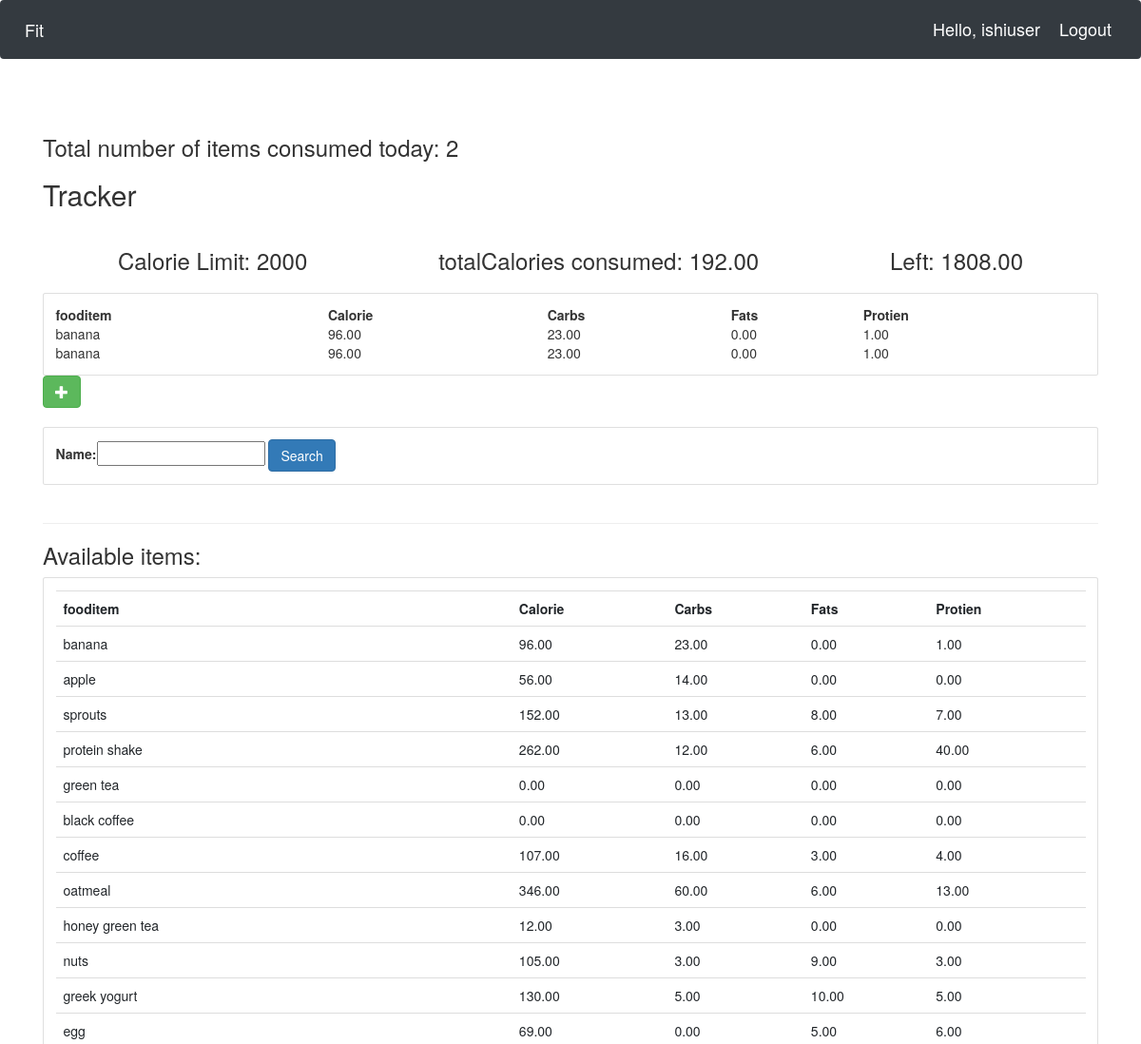
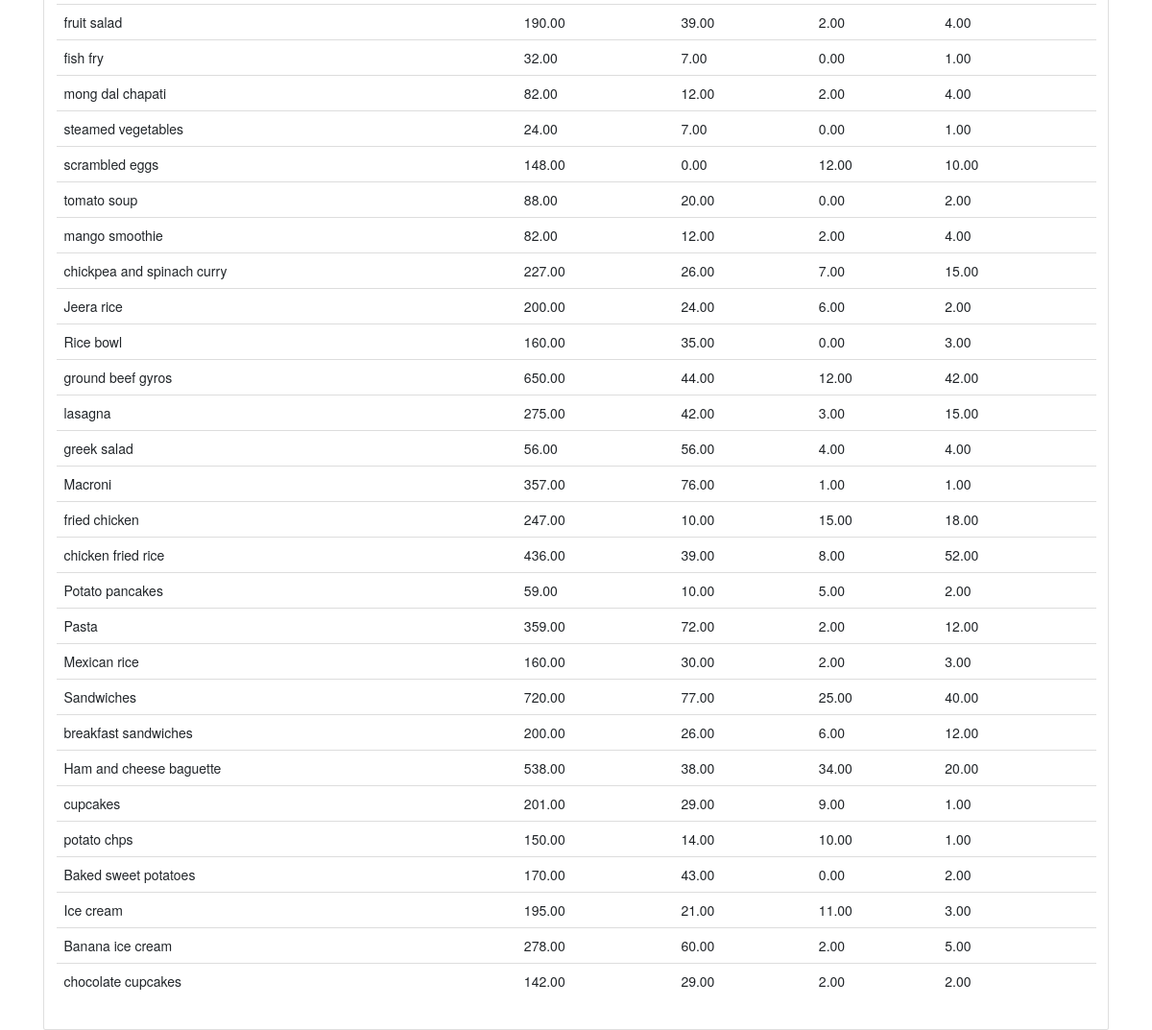
Page /user/ (signed in) on the committed database (2 pictures, top to bottom).
### Fityfeed/models.py (models this page shows, shortened)
class Fooditem(models.Model):
    name = models.CharField(max_length=200)
    category = models.ManyToManyField(Category)
    carbohydrate = models.DecimalField(max_digits=5,decimal_places=2,default=0)
    fats = models.DecimalField(max_digits=5,decimal_places=2,default=0)
    protein = models.DecimalField(max_digits=5,decimal_places=2,default=0)
    calorie=models.DecimalField(max_digits=5,decimal_places=2,default=0,blank=True)
    quantity = models.IntegerField(default=1,null=True,blank=True)

### Fityfeed/views.py (the view)
# urls.py: path('user/',views.userPage,name='userPage'), #userPage
def userPage(request):
    user=request.user
    cust=user.customer
    fooditems=Fooditem.objects.filter()
    myfilter = fooditemFilter(request.GET,queryset=fooditems)
    fooditems=myfilter.qs
    total=UserFooditem.objects.all()
    myfooditems=total.filter(customer=cust)
    cnt=myfooditems.count()
    querysetFood=[]
    for food in myfooditems:
        querysetFood.append(food.fooditem.all())
    finalFoodItems=[]
    for items in querysetFood:
        for food_items in items:
            finalFoodItems.append(food_items)
    totalCalories=0
    for foods in finalFoodItems:
        totalCalories+=foods.calorie
    CalorieLeft=2000-totalCalories
    context={'CalorieLeft':CalorieLeft,'totalCalories':totalCalories,'cnt':cnt,'foodlist':finalFoodItems,'fooditem':fooditems,'myfilter':myfilter}
    return render(request,'user.html',context)

### Fityfeed/templates/user.html (shortened to what this page needs)
{% extends 'main.html' %}
{% block content %}
<head> <link rel="stylesheet" href="https://maxcdn.bootstrapcdn.com/bootstrap/3.3.7/css/bootstrap.min.css"></head>
<h3>Total number of items consumed today: {{cnt}}</h3>
<div class="today">
	<h2>Tracker</h2>
	<div class="flex-box-row">
		<h3>Calorie Limit: 2000</h3>
		<h3>totalCalories consumed: {{totalCalories}}</h3>
		<h3>Left: {{ CalorieLeft }}</h3>
	</div>
    <div class="card card-body">
        <table>
            <tr>
                <th>fooditem</th>
                <th>Calorie</th>
                <th>Carbs</th>
                <th>Fats</th>
                <th>Protien</th>
            </tr>
            {% for food in foodlist %}
            <tr>
                <td>{{food.name}}</td>
                <td> {{food.calorie}}</td>
                <td> {{food.carbohydrate}}</td>
                <td> {{food.fats}}</td>
				<td> {{food.protein}}</td>
			</tr>
            {% endfor %}
        </table>
	</div>
	<form action="{% url 'addFooditem' %}" method="POST">
		<button type="submit" class="btn btn-success">
			<span class="glyphicon glyphicon-plus"></span>
		</button>
	</form>
</div>
<br>
<div class="row">
	<div class="col">
		<div class="card card-body">
			<form method="get">
				{{myfilter.form}}
		    <button class="btn btn-primary" type="submit">Search</button>
		  </form>
		</div>
	</div>
</div>
<br>
<hr>
<h3>Available items:</h3>
<div class="row">
	<div class="col-md">
		<div class="card card-body">
			<table class="table table-sm">
				<tr>
					<th>fooditem</th>
					<th>Calorie</th>
					<th>Carbs</th>
					<th>Fats</th>
					<th>Protien</th>
				</tr>
				{% for food in fooditem %}
				<tr>
					<td>{{food.name}}</td>
					<td> {{food.calorie}}</td>
					<td> {{food.carbohydrate}}</td>
                    <td> {{food.fats}}</td>
                    <td> {{food.protein}}</td>
					</tr>
				{% endfor %}
			</table>
		</div>
	</div>
</div>
{% endblock %}

### Fityfeed/templates/navbar.html (shortened to what this page needs)
{% load static%}
<nav class="navbar navbar-expand-lg navbar-dark bg-dark">
    <a class="navbar-brand" href="{% url 'home' %}">Fit</a>
    <span class="hello-msg">Hello, {{request.user}}</span>
    <span ><a  class="hello-msg" href="{% url 'logout' %}">Logout</a></span>
  </nav>

### static/css/main.css (style rules this page uses)
.flex-box-row { display:flex; padding : 10px; flex-wrap: wrap; justify-content: space-around; }

### Fityfeed/templates/navbar.html (style rules this page uses)
.hello-msg { font-size: 18px; color: #fff; margin-right: 20px; }

### rows in the picture
Fooditem: name "banana", calorie "96.00", carbohydrate "23.00", fats "0.00", protein "1.00"
Fooditem: name "apple", calorie "56.00", carbohydrate "14.00", fats "0.00", protein "0.00"
Fooditem: name "sprouts", calorie "152.00", carbohydrate "13.00", fats "8.00", protein "7.00"
Fooditem: name "protein shake", calorie "262.00", carbohydrate "12.00", fats "6.00", protein "40.00"
Fooditem: name "green tea", calorie "0.00", carbohydrate "0.00", fats "0.00", protein "0.00"
Fooditem: name "black coffee", calorie "0.00", carbohydrate "0.00", fats "0.00", protein "0.00"
Fooditem: name "coffee", calorie "107.00", carbohydrate "16.00", fats "3.00", protein "4.00"
Fooditem: name "oatmeal", calorie "346.00", carbohydrate "60.00", fats "6.00", protein "13.00"
Fooditem: name "honey green tea", calorie "12.00", carbohydrate "3.00", fats "0.00", protein "0.00"
Fooditem: name "nuts", calorie "105.00", carbohydrate "3.00", fats "9.00", protein "3.00"
Fooditem: name "greek yogurt", calorie "130.00", carbohydrate "5.00", fats "10.00", protein "5.00"
Fooditem: name "egg", calorie "69.00", carbohydrate "0.00", fats "5.00", protein "6.00"
Fooditem: name "fruit salad", calorie "190.00", carbohydrate "39.00", fats "2.00", protein "4.00"
Fooditem: name "fish fry", calorie "32.00", carbohydrate "7.00", fats "0.00", protein "1.00"
Fooditem: name "mong dal chapati", calorie "82.00", carbohydrate "12.00", fats "2.00", protein "4.00"
Fooditem: name "steamed vegetables", calorie "24.00", carbohydrate "7.00", fats "0.00", protein "1.00"
Fooditem: name "scrambled eggs", calorie "148.00", carbohydrate "0.00", fats "12.00", protein "10.00"
Fooditem: name "tomato soup", calorie "88.00", carbohydrate "20.00", fats "0.00", protein "2.00"
Fooditem: name "mango smoothie", calorie "82.00", carbohydrate "12.00", fats "2.00", protein "4.00"
Fooditem: name "chickpea and spinach curry", calorie "227.00", carbohydrate "26.00", fats "7.00", protein "15.00"
Fooditem: name "Jeera rice", calorie "200.00", carbohydrate "24.00", fats "6.00", protein "2.00"
Fooditem: name "Rice bowl", calorie "160.00", carbohydrate "35.00", fats "0.00", protein "3.00"
Fooditem: name "ground beef gyros", calorie "650.00", carbohydrate "44.00", fats "12.00", protein "42.00"
Fooditem: name "lasagna", calorie "275.00", carbohydrate "42.00", fats "3.00", protein "15.00"
Fooditem: name "greek salad", calorie "56.00", carbohydrate "56.00", fats "4.00", protein "4.00"
Fooditem: name "Macroni", calorie "357.00", carbohydrate "76.00", fats "1.00", protein "1.00"
Fooditem: name "fried chicken", calorie "247.00", carbohydrate "10.00", fats "15.00", protein "18.00"
Fooditem: name "chicken fried rice", calorie "436.00", carbohydrate "39.00", fats "8.00", protein "52.00"
Fooditem: name "Potato pancakes", calorie "59.00", carbohydrate "10.00", fats "5.00", protein "2.00"
Fooditem: name "Pasta", calorie "359.00", carbohydrate "72.00", fats "2.00", protein "12.00"
Fooditem: name "Mexican rice", calorie "160.00", carbohydrate "30.00", fats "2.00", protein "3.00"
Fooditem: name "Sandwiches", calorie "720.00", carbohydrate "77.00", fats "25.00", protein "40.00"
Fooditem: name "breakfast sandwiches", calorie "200.00", carbohydrate "26.00", fats "6.00", protein "12.00"
Fooditem: name "Ham and cheese baguette", calorie "538.00", carbohydrate "38.00", fats "34.00", protein "20.00"
Fooditem: name "cupcakes", calorie "201.00", carbohydrate "29.00", fats "9.00", protein "1.00"
Fooditem: name "potato chps", calorie "150.00", carbohydrate "14.00", fats "10.00", protein "1.00"
Fooditem: name "Baked sweet potatoes", calorie "170.00", carbohydrate "43.00", fats "0.00", protein "2.00"
Fooditem: name "Ice cream", calorie "195.00", carbohydrate "21.00", fats "11.00", protein "3.00"
Fooditem: name "Banana ice cream", calorie "278.00", carbohydrate "60.00", fats "2.00", protein "5.00"
Fooditem: name "chocolate cupcakes", calorie "142.00", carbohydrate "29.00", fats "2.00", protein "2.00"

### other values in the picture
{{ request.user }} "ishiuser"
{{ cnt }} "2"
{{ totalCalories }} "192.00"
{{ CalorieLeft }} "1808.00"
